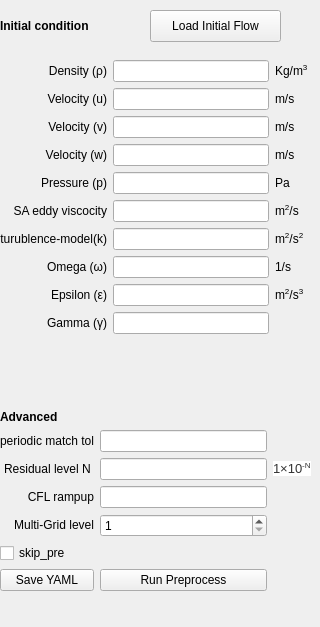
             <widget class="QWidget" name="solver">
              <widget class="QWidget" name="gridLayoutWidget_2">
               <property name="geometry">
                <rect>
                 <x>0</x>
                 <y>60</y>
                 <width>309</width>
                 <height>334</height>
                </rect>
               </property>
               <layout class="QGridLayout" name="GridLayoutFlow">
                <item row="22" column="0">
                 <widget class="QLabel" name="gamma_label">
                  <property name="text">
                   <string>&lt;html&gt;&lt;head/&gt;&lt;body&gt;&lt;p align=&quot;right&quot;&gt;Gamma (γ)&lt;/p&gt;&lt;/body&gt;&lt;/html&gt;</string>
                  </property>
                 </widget>
                </item>
                <item row="17" column="1">
                 <widget class="QLineEdit" name="p_lineEdit">
                  <property name="text">
                   <string/>
                  </property>
                 </widget>
                </item>
                <item row="19" column="2">
                 <widget class="QLabel" name="k_unit_label">
                  <property name="text">
                   <string>&lt;html&gt;&lt;head/&gt;&lt;body&gt;&lt;p&gt;m&lt;span style=&quot; vertical-align:super;&quot;&gt;2&lt;/span&gt;/s&lt;span style=&quot; vertical-align:super;&quot;&gt;2&lt;/span&gt;&lt;/p&gt;&lt;/body&gt;&lt;/html&gt;</string>
                  </property>
                 </widget>
                </item>
                <item row="15" column="0">
                 <widget class="QLabel" name="v_label">
                  <property name="text">
                   <string>&lt;html&gt;&lt;head/&gt;&lt;body&gt;&lt;p align=&quot;right&quot;&gt;Velocity (v)&lt;/p&gt;&lt;/body&gt;&lt;/html&gt;</string>
                  </property>
                 </widget>
                </item>
                <item row="18" column="0">
                 <widget class="QLabel" name="sa_label">
                  <property name="text">
                   <string>&lt;html&gt;&lt;head/&gt;&lt;body&gt;&lt;p align=&quot;right&quot;&gt;SA eddy viscocity&lt;/p&gt;&lt;/body&gt;&lt;/html&gt;</string>
                  </property>
                 </widget>
                </item>
                <item row="15" column="1">
                 <widget class="QLineEdit" name="v_lineEdit">
                  <property name="text">
                   <string/>
                  </property>
                 </widget>
                </item>
                <item row="16" column="2">
                 <widget class="QLabel" name="label_unit_w">
                  <property name="text">
                   <string>&lt;html&gt;&lt;head/&gt;&lt;body&gt;&lt;p&gt;m/s &lt;/p&gt;&lt;/body&gt;&lt;/html&gt;</string>
                  </property>
                 </widget>
                </item>
                <item row="20" column="0">
                 <widget class="QLabel" name="omega_label">
                  <property name="text">
                   <string>&lt;html&gt;&lt;head/&gt;&lt;body&gt;&lt;p align=&quot;right&quot;&gt;Omega (ω)&lt;/p&gt;&lt;/body&gt;&lt;/html&gt;</string>
                  </property>
                 </widget>
                </item>
                <item row="17" column="2">
                 <widget class="QLabel" name="pressure_unit_label">
                  <property name="text">
                   <string>&lt;html&gt;&lt;head/&gt;&lt;body&gt;&lt;p&gt;Pa &lt;/p&gt;&lt;/body&gt;&lt;/html&gt;</string>
                  </property>
                 </widget>
                </item>
                <item row="15" column="2">
                 <widget class="QLabel" name="label_unit_v">
                  <property name="text">
                   <string>&lt;html&gt;&lt;head/&gt;&lt;body&gt;&lt;p&gt;m/s &lt;/p&gt;&lt;/body&gt;&lt;/html&gt;</string>
                  </property>
                 </widget>
                </item>
                <item row="21" column="1">
                 <widget class="QLineEdit" name="epsilon_lineEdit">
                  <property name="text">
                   <string/>
                  </property>
                 </widget>
                </item>
                <item row="28" column="0">
                 <spacer name="verticalSpacer_4">
                  <property name="orientation">
                   <enum>Qt::Vertical</enum>
                  </property>
                  <property name="sizeHint" stdset="0">
                   <size>
                    <width>20</width>
                    <height>40</height>
                   </size>
                  </property>
                 </spacer>
                </item>
                <item row="22" column="1">
                 <widget class="QLineEdit" name="gamma_lineEdit">
                  <property name="text">
                   <string/>
                  </property>
                 </widget>
                </item>
                <item row="19" column="1">
                 <widget class="QLineEdit" name="k_lineEdit">
                  <property name="text">
                   <string/>
                  </property>
                 </widget>
                </item>
                <item row="1" column="1">
                 <widget class="QLineEdit" name="rho_lineEdit">
                  <property name="text">
                   <string/>
                  </property>
                 </widget>
                </item>
                <item row="20" column="2">
                 <widget class="QLabel" name="omega_unit_label">
                  <property name="text">
                   <string>&lt;html&gt;&lt;head/&gt;&lt;body&gt;&lt;p&gt;1/s&lt;/p&gt;&lt;/body&gt;&lt;/html&gt;</string>
                  </property>
                 </widget>
                </item>
                <item row="14" column="2">
                 <widget class="QLabel" name="label_unit_u">
                  <property name="text">
                   <string>&lt;html&gt;&lt;head/&gt;&lt;body&gt;&lt;p&gt;m/s &lt;/p&gt;&lt;/body&gt;&lt;/html&gt;</string>
                  </property>
                 </widget>
                </item>
                <item row="1" column="0">
                 <widget class="QLabel" name="rho_label">
                  <property name="text">
                   <string>&lt;html&gt;&lt;head/&gt;&lt;body&gt;&lt;p align=&quot;right&quot;&gt;Density (ρ)&lt;/p&gt;&lt;/body&gt;&lt;/html&gt;</string>
                  </property>
                 </widget>
                </item>
                <item row="21" column="0">
                 <widget class="QLabel" name="epsilon_label">
                  <property name="text">
                   <string>&lt;html&gt;&lt;head/&gt;&lt;body&gt;&lt;p align=&quot;right&quot;&gt;Epsilon (ε)&lt;/p&gt;&lt;/body&gt;&lt;/html&gt;</string>
                  </property>
                 </widget>
                </item>
                <item row="18" column="2">
                 <widget class="QLabel" name="sa_unit_label">
                  <property name="text">
                   <string>&lt;html&gt;&lt;head/&gt;&lt;body&gt;&lt;p&gt;m&lt;span style=&quot; vertical-align:super;&quot;&gt;2&lt;/span&gt;/s&lt;/p&gt;&lt;/body&gt;&lt;/html&gt;</string>
                  </property>
                 </widget>
                </item>
                <item row="1" column="2">
                 <widget class="QLabel" name="label_unit_density">
                  <property name="text">
                   <string>&lt;html&gt;&lt;head/&gt;&lt;body&gt;&lt;p&gt;Kg/m&lt;span style=&quot; vertical-align:super;&quot;&gt;3&lt;/span&gt;&lt;/p&gt;&lt;/body&gt;&lt;/html&gt;</string>
                  </property>
                 </widget>
                </item>
                <item row="14" column="0">
                 <widget class="QLabel" name="u_label">
                  <property name="text">
                   <string>&lt;html&gt;&lt;head/&gt;&lt;body&gt;&lt;p align=&quot;right&quot;&gt;Velocity (u)&lt;/p&gt;&lt;/body&gt;&lt;/html&gt;</string>
                  </property>
                 </widget>
                </item>
                <item row="19" column="0">
                 <widget class="QLabel" name="k_label">
                  <property name="text">
                   <string>&lt;html&gt;&lt;head/&gt;&lt;body&gt;&lt;p align=&quot;right&quot;&gt;turublence-model(k)&lt;/p&gt;&lt;/body&gt;&lt;/html&gt;</string>
                  </property>
                 </widget>
                </item>
                <item row="17" column="0">
                 <widget class="QLabel" name="p_label">
                  <property name="text">
                   <string>&lt;html&gt;&lt;head/&gt;&lt;body&gt;&lt;p align=&quot;right&quot;&gt;Pressure (p)&lt;/p&gt;&lt;/body&gt;&lt;/html&gt;</string>
                  </property>
                 </widget>
                </item>
                <item row="14" column="1">
                 <widget class="QLineEdit" name="u_lineEdit">
                  <property name="text">
                   <string/>
                  </property>
                 </widget>
                </item>
                <item row="16" column="0">
                 <widget class="QLabel" name="w_labe">
                  <property name="text">
                   <string>&lt;html&gt;&lt;head/&gt;&lt;body&gt;&lt;p align=&quot;right&quot;&gt;Velocity (w)&lt;/p&gt;&lt;/body&gt;&lt;/html&gt;</string>
                  </property>
                 </widget>
                </item>
                <item row="20" column="1">
                 <widget class="QLineEdit" name="omega_lineEdit">
                  <property name="text">
                   <string/>
                  </property>
                 </widget>
                </item>
                <item row="21" column="2">
                 <widget class="QLabel" name="epsilon_unit_label">
                  <property name="text">
                   <string>&lt;html&gt;&lt;head/&gt;&lt;body&gt;&lt;p&gt;m&lt;span style=&quot; vertical-align:super;&quot;&gt;2&lt;/span&gt;/s&lt;span style=&quot; vertical-align:super;&quot;&gt;3&lt;/span&gt;&lt;/p&gt;&lt;/body&gt;&lt;/html&gt;</string>
                  </property>
                 </widget>
                </item>
                <item row="16" column="1">
                 <widget class="QLineEdit" name="w_lineEdit">
                  <property name="text">
                   <string/>
                  </property>
                 </widget>
                </item>
                <item row="18" column="1">
                 <widget class="QLineEdit" name="sa_lineEdit">
                  <property name="text">
                   <string/>
                  </property>
                 </widget>
                </item>
               </layout>
              </widget>
              <widget class="QWidget" name="gridLayoutWidget">
               <property name="geometry">
                <rect>
                 <x>0</x>
                 <y>410</y>
                 <width>311</width>
                 <height>208</height>
                </rect>
               </property>
               <layout class="QGridLayout" name="gridLayout_advanced">
                <item row="1" column="0">
                 <widget class="QLabel" name="period_match_label">
                  <property name="text">
                   <string>&lt;html&gt;&lt;head/&gt;&lt;body&gt;&lt;p align=&quot;right&quot;&gt;periodic match tol&lt;/p&gt;&lt;/body&gt;&lt;/html&gt;</string>
                  </property>
                 </widget>
                </item>
                <item row="2" column="2">
                 <widget class="QLabel" name="residual_unit">
                  <property name="text">
                   <string>&lt;html&gt;&lt;head/&gt;&lt;body&gt;&lt;p&gt;&lt;span style=&quot; font-family:'Arial','sans-serif'; font-size:13px; color:#333333; background-color:#ffffff;&quot;&gt;1×10&lt;/span&gt;&lt;span style=&quot; font-family:'Arial','sans-serif'; font-size:13px; color:#333333; background-color:#ffffff; vertical-align:super;&quot;&gt;-N&lt;/span&gt;&lt;/p&gt;&lt;/body&gt;&lt;/html&gt;</string>
                  </property>
                 </widget>
                </item>
                <item row="1" column="1">
                 <widget class="QLineEdit" name="period_match_lineEdit">
                  <property name="text">
                   <string/>
                  </property>
                 </widget>
                </item>
                <item row="3" column="0">
                 <widget class="QLabel" name="CFL_ramp_label">
                  <property name="text">
                   <string>&lt;html&gt;&lt;head/&gt;&lt;body&gt;&lt;p align=&quot;right&quot;&gt;CFL rampup&lt;/p&gt;&lt;/body&gt;&lt;/html&gt;</string>
                  </property>
                 </widget>
                </item>
                <item row="0" column="0">
                 <widget class="QLabel" name="label_5">
                  <property name="text">
                   <string>&lt;html&gt;&lt;head/&gt;&lt;body&gt;&lt;p&gt;&lt;span style=&quot; font-weight:700;&quot;&gt;Advanced&lt;/span&gt;&lt;/p&gt;&lt;/body&gt;&lt;/html&gt;</string>
                  </property>
                 </widget>
                </item>
                <item row="4" column="0">
                 <widget class="QLabel" name="MG_level_label">
                  <property name="text">
                   <string>&lt;html&gt;&lt;head/&gt;&lt;body&gt;&lt;p align=&quot;right&quot;&gt;Multi-Grid level&lt;/p&gt;&lt;/body&gt;&lt;/html&gt;</string>
                  </property>
                 </widget>
                </item>
                <item row="6" column="1">
                 <widget class="QPushButton" name="run_pre_process">
                  <property name="text">
                   <string>Run Preprocess</string>
                  </property>
                 </widget>
                </item>
                <item row="6" column="0">
                 <widget class="QPushButton" name="saveYAMLButton">
                  <property name="text">
                   <string>Save YAML</string>
                  </property>
                 </widget>
                </item>
                <item row="4" column="1">
                 <widget class="QSpinBox" name="mg_level_spinBox">
                  <property name="minimum">
                   <number>1</number>
                  </property>
                  <property name="maximum">
                   <number>10</number>
                  </property>
                 </widget>
                </item>
                <item row="3" column="1">
                 <widget class="QLineEdit" name="CFL_ramp_lineEdit">
                  <property name="text">
                   <string/>
                  </property>
                 </widget>
                </item>
                <item row="2" column="1">
                 <widget class="QLineEdit" name="residual_lineEdit">
                  <property name="text">
                   <string/>
                  </property>
                 </widget>
                </item>
                <item row="2" column="0">
                 <widget class="QLabel" name="CFL_ramp_label_2">
                  <property name="text">
                   <string>&lt;html&gt;&lt;head/&gt;&lt;body&gt;&lt;p align=&quot;right&quot;&gt;Residual level N &lt;/p&gt;&lt;/body&gt;&lt;/html&gt;</string>
                  </property>
                 </widget>
                </item>
                <item row="7" column="1">
                 <spacer name="verticalSpacer_5">
                  <property name="orientation">
                   <enum>Qt::Vertical</enum>
                  </property>
                  <property name="sizeHint" stdset="0">
                   <size>
                    <width>20</width>
                    <height>40</height>
                   </size>
                  </property>
                 </spacer>
                </item>
                <item row="5" column="0">
                 <widget class="QCheckBox" name="skip_pre_checkBox">
                  <property name="text">
                   <string>skip_pre</string>
                  </property>
                 </widget>
                </item>
               </layout>
              </widget>
              <widget class="QLabel" name="label_monitor">
               <property name="geometry">
                <rect>
                 <x>0</x>
                 <y>0</y>
                 <width>108</width>
                 <height>53</height>
                </rect>
               </property>
               <property name="text">
                <string>&lt;html&gt;&lt;head/&gt;&lt;body&gt;&lt;p&gt;&lt;span style=&quot; font-weight:700;&quot;&gt;Initial condition&lt;/span&gt;&lt;/p&gt;&lt;/body&gt;&lt;/html&gt;</string>
               </property>
              </widget>
              <widget class="QPushButton" name="load_steady_flow">
               <property name="geometry">
                <rect>
                 <x>150</x>
                 <y>10</y>
                 <width>131</width>
                 <height>32</height>
                </rect>
               </property>
               <property name="text">
                <string>Load Initial Flow</string>
               </property>
              </widget>
             </widget>
